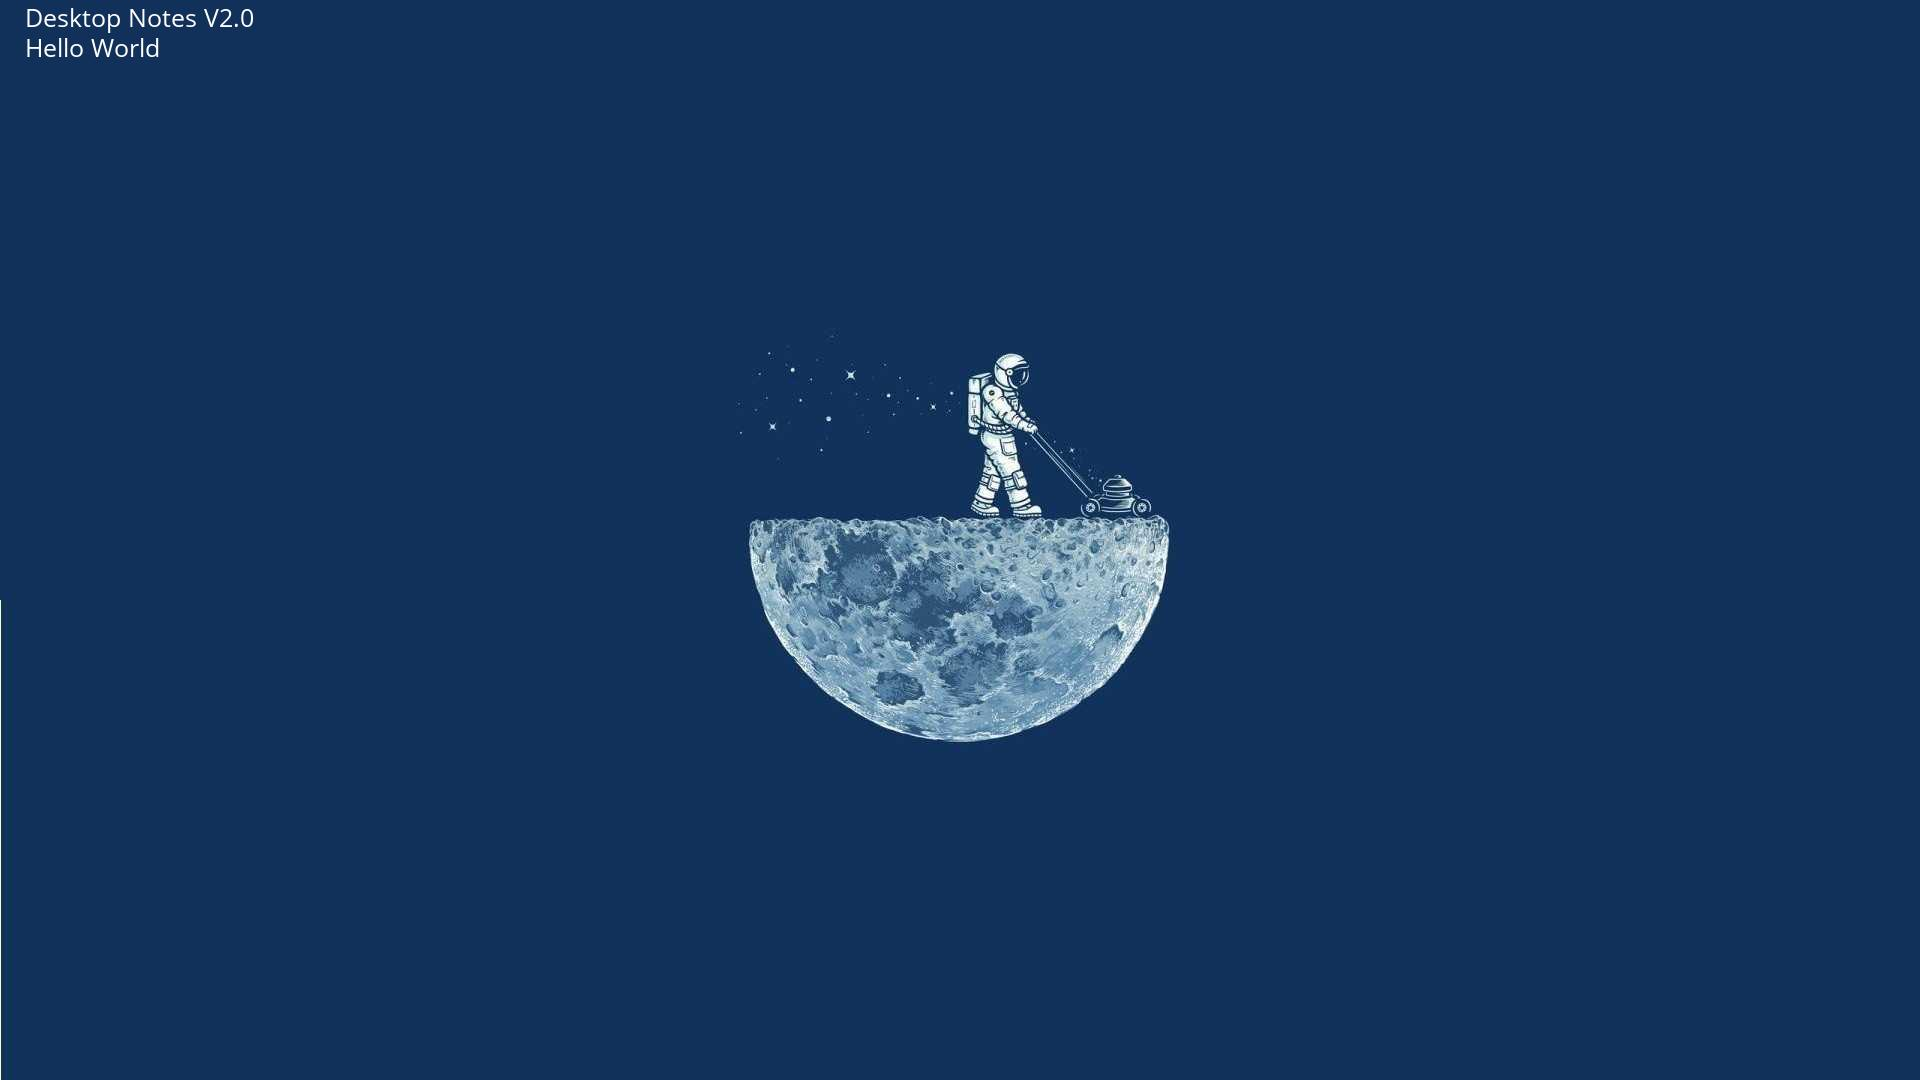

Write Python code to recreate this figure.
import os
import sys
import ctypes
import subprocess
from PIL import Image
from PIL import ImageFont
from PIL import ImageDraw

os.system("start DesktopTxt.txt")
input("Press Enter to continue...")

img = Image.open("Desktop_Clean.jpg")
f = open("DesktopTxt.txt")
tmp = 0
for line in f:
    draw = ImageDraw.Draw(img)
    font = ImageFont.truetype("font.ttf", 25)
    draw.text((25,tmp), line, (255,255,255),font=font)
    tmp = tmp+30
    print(line, end='')
img.save("DesktopNotes.jpg")
p = subprocess.Popen(["powershell.exe", "C:\\Users\\Home\\Desktop\\DesktopNotes\\DesktopNotesV2\\ChangeBackground.ps1"], stdout=sys.stdout)
p.communicate()
